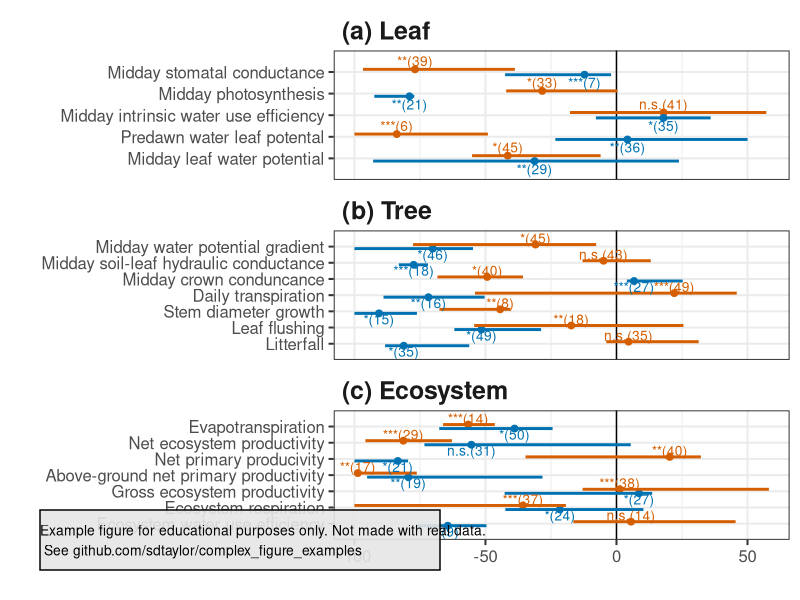

This chart was generated by the following R code: (Note: this script raises an error after producing the figure.)
library(tidyverse)
library(cowplot) # cowplot is used here just for the disclaimer watermark at the end. Its not needed for the primary figure. 

##################################
# This is a replication of Figure 2 from the following paper
# Janssen, T., Fleischer, K., Luyssaert, S., Naudts, K. and Dolman, H., 2020. Drought resistance increases from the individual to the ecosystem level in highly diverse neotropical rain forest: a meta-analysis of leaf, tree and ecosystem responses to drought. Biogeosciences. https://doi.org/10.5194/bg-17-2621-2020

# Data used here are simulated, and not meant to replicate the original figure exactly.

##############################
# Specify each y-axis label
leaf_measurements = c('Midday stomatal conductance',
                      'Midday photosynthesis',
                      'Midday intrinsic water use efficiency',
                      'Predawn water leaf potental',
                      'Midday leaf water potential')

tree_measurements = c('Midday water potential gradient',
                      'Midday soil-leaf hydraulic conductance',
                      'Midday crown conduncance',
                      'Daily transpiration',
                      'Stem diameter growth',
                      'Leaf flushing',
                      'Litterfall')

ecosystem_measurements = c('Evapotranspiration',
                           'Net ecosystem productivity',
                           'Net primary producivity',
                           'Above-ground net primary productivity',
                           'Gross ecosystem productivity',
                           'Ecosystem respiration',
                           'Ecosystem water use efficiency')

drought_types = c('seasonal','eposodic')

# Setup a tidy data frame so each row represents a single point/line
leaf_entries = expand_grid(measurement_level='leaf', measurement = leaf_measurements, drought_type = drought_types)
tree_entries = expand_grid(measurement_level='tree', measurement = tree_measurements, drought_type = drought_types)
ecosystem_entries = expand_grid(measurement_level='ecosystem', measurement = ecosystem_measurements, drought_type = drought_types)

all_data = leaf_entries %>%
  bind_rows(tree_entries) %>%
  bind_rows(ecosystem_entries)

# Simulate some data to get the mean, and upper/lower 95 confidence intervals in the  0-1 bounds
set.seed(2)
all_data$change_mean = runif(nrow(all_data), min=-1,max=0.25)
all_data$change_upper   = pmin(all_data$change_mean + rbeta(nrow(all_data), 2,5),1)
all_data$change_lower   = pmax(all_data$change_mean - rbeta(nrow(all_data), 2,5),-1)

# Simulate random significance tests
all_data$sig_factor = sample(c('n.s.','*','**','***'), size=nrow(all_data), replace = TRUE)
all_data$sample_size = round(runif(n=nrow(all_data), min=5,max=50),0)

# Build a text label to show significance test results and sample size adjacent to each line.
all_data = all_data %>%
  mutate(measurement_text = paste0(sig_factor,'(',sample_size,')'))

# The small offset between the red/blue values can be done by making a small nudge value
# based on the type. y_nudge is then used inside position_nudge in ggplot
all_data = all_data %>%
  mutate(y_line_nudge = case_when(
           drought_type == 'seasonal' ~ 0.15,
           drought_type == 'eposodic' ~ -0.15),
         y_text_nudge = case_when(
           drought_type == 'seasonal' ~ 0.5,
           drought_type == 'eposodic' ~ -0.5))

# Setup a factor to put the measurement level in the top->down order we want in the facet_wrap
# Also use it to assign a nice label with A-B labelling
measurement_levels = c('leaf','tree','ecosystem')
measurement_level_labels = c('(a) Leaf','(b) Tree','(c) Ecosystem')
all_data$measurement_level = factor(all_data$measurement_level, levels = measurement_levels, labels = measurement_level_labels, ordered = TRUE)

# Specify the ordering of the y-axis measurments. 
# This will be ordered in the order specified for each above. 
# Note ggplot will start the first entry at 0 and go up. Thus this uses fct_rev() in the first ggplot line to reverse that.
all_data$measurement = factor(all_data$measurement, levels = c(leaf_measurements, tree_measurements, ecosystem_measurements), ordered = TRUE)

final_figure = ggplot(all_data, aes(y=fct_rev(measurement), x=change_mean, color=drought_type)) +
  geom_vline(xintercept = 0) + 
  geom_point(position = position_dodge(width = 0.5), size=2) + 
  geom_errorbarh(aes(xmin=change_lower, xmax=change_upper), position = position_dodge(width=0.5),
                 height=0, size=1) + 
  geom_text(aes(label = measurement_text), position = position_dodge(width = 2), # Note the dodge with for the text is higher to push them above/below the lines
            size=3.5) +
  scale_color_manual(values=c( "#0072B2", "#D55E00")) +
  scale_x_continuous(breaks=c(-1,-0.5,0,0.5), labels = function(x){round(x*100,0)}) + ## Use a function in the x_axis labels to convert the  percentage to a whole number
  facet_wrap(~measurement_level, ncol=1, scales='free_y') +   ## The scales='free_y' argument here makes it so each plot only has
  theme_bw(15) +                                              # the respective measurements for each level, and not empty values for others.
  theme(legend.position = 'none',                             # remove it to see what happens
        strip.background = element_blank(),
        strip.text = element_text(hjust=0, size=18, face = 'bold')) +
  labs(x='',y='')

#############################################

water_mark = 'Example figure for educational purposes only. Not made with real data.\n See github.com/sdtaylor/complex_figure_examples'
 
final_figure = ggdraw(final_figure) +
 geom_rect(data=data.frame(xmin=0.05,ymin=0.05), aes(xmin=xmin,ymin=ymin, xmax=xmin+0.5,ymax=ymin+0.1),alpha=0.9, fill='grey90', color='black') + 
 draw_text(water_mark, x=0.05, y=0.1, size=10, hjust = 0)

save_plot('./janssen2020/janssen2020-fig2_final.png',plot = final_figure, base_height = 10, base_width = 10)
